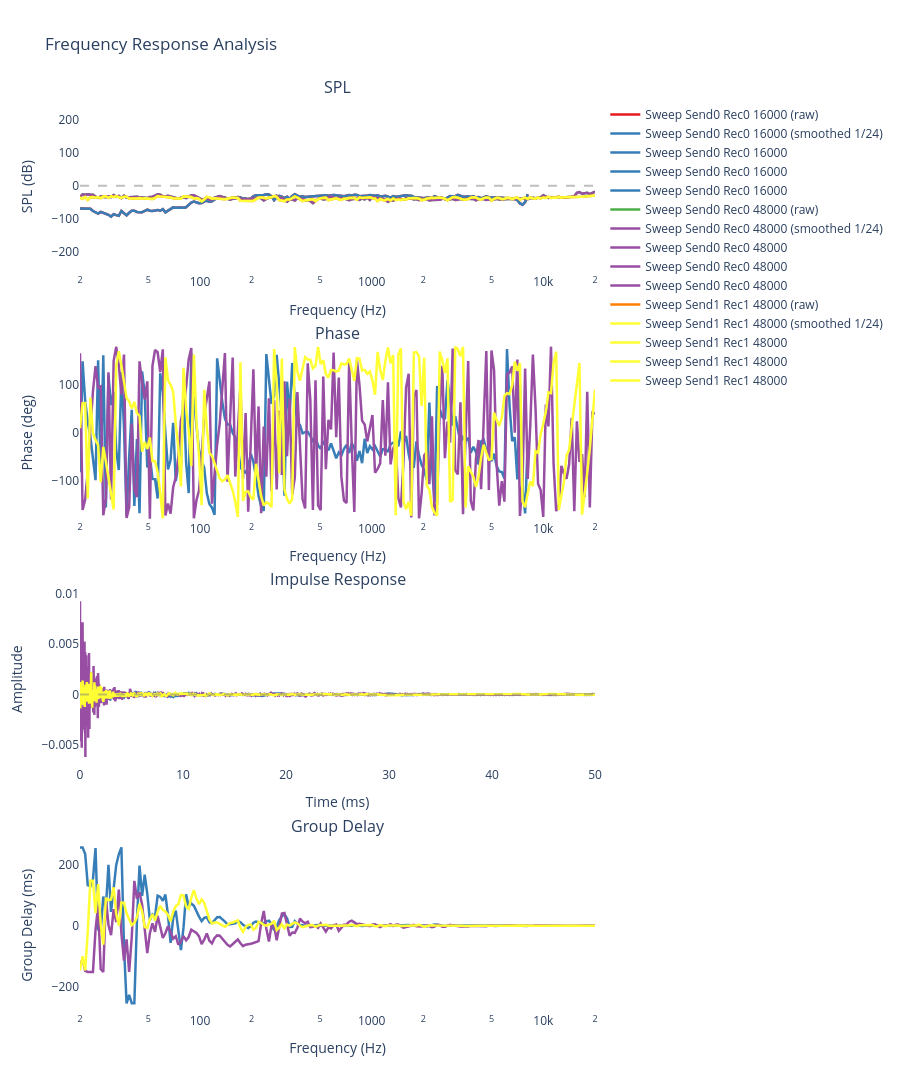

Notebook source saved alongside this figure:
### Code cell
icolor = 0
fig = {}
csv_files = "{}/src/autoeq/*.csv".format(os.getenv("HOME"))
for i, csv_file in enumerate(sorted(glob.glob(csv_files))):
    print('scanning {}'.format(csv_file))
    try:
        channel = csv_file[10:11]
        if channel not in fig:
            icolor = 0
            fig[channel] = make_subplots(
                rows=4, 
                cols=1, 
                subplot_titles=('SPL', 'Phase', 'Impulse Response', 'Group Delay'),
                specs=[
                    [{"secondary_y": False}], 
                    [{"secondary_y": False}],
                    [{"secondary_y": False}],
                    [{"secondary_y": False}]
                ],
                vertical_spacing=0.08
            )
        else:
            icolor += 1
        df = pd.read_csv(csv_file)
        if 'frequency_hz' not in df.columns or 'spl_db' not in df.columns:
            continue
        # Extract and clean data
        freq = df['frequency_hz'].values
        spl = df['spl_db'].values
        phase = df['phase_deg'].values
        valid = np.isfinite(freq) & np.isfinite(spl) & np.isfinite(phase)
        freq, spl, phase = freq[valid], spl[valid], phase[valid]
        
        # Apply smoothing
        octave = 24
        smoothed_freq, smoothed_spl = freq, spl # smooth_savgol_octave(freq, spl, 1.0/octave)
        
        # Compute impulse response
        time_ms, impulse = compute_impulse_response(freq, spl, phase)
        
        # Compute group delay
        gd_freq, group_delay = compute_group_delay(freq, phase)
        
        # Create nice name
        name = Path(csv_file).stem.replace('_', ' ').title()
        
        # Add SPL plot
        fig[channel].add_trace(go.Scatter(
            x=freq, 
            y=spl, 
            name='{} (raw)'.format(name), 
            line=dict(color=colors[icolor % len(colors)], width=2.5),
        ), row=1, col=1)
        icolor += 1
        fig[channel].add_trace(go.Scatter(
            x=smoothed_freq, 
            y=smoothed_spl, 
            name='{} (smoothed 1/{})'.format(name, octave), 
            line=dict(color=colors[icolor % len(colors)], width=2.5),
        ), row=1, col=1)
        
        # Add Phase plot
        fig[channel].add_trace(go.Scatter(
            x=freq, 
            y=phase, 
            name=name,
            line=dict(color=colors[icolor % len(colors)], width=2.5),
        ), row=2, col=1)
        
        # Add Impulse Response plot (show first 50ms)
        time_window = time_ms <= 50
        fig[channel].add_trace(go.Scatter(
            x=time_ms[time_window], 
            y=impulse[time_window], 
            name=name,
            line=dict(color=colors[icolor % len(colors)], width=2.5),
        ), row=3, col=1)
        
        # Add Group Delay plot
        # Filter out extreme values for better visualization
        gd_median = np.median(group_delay)
        gd_std = np.std(group_delay)
        gd_filtered = np.clip(group_delay, gd_median - 3*gd_std, gd_median + 3*gd_std)
        
        fig[channel].add_trace(go.Scatter(
            x=gd_freq, 
            y=gd_filtered, 
            name=name,
            line=dict(color=colors[icolor % len(colors)], width=2.5),
        ), row=4, col=1)

    except Exception as e:
        print(f"✗ {csv_file}: {e}")

for f in fig.values():   
    min_spl = 1000
    max_spl = -1000
    for t in f.data:
        if hasattr(t, 'y'):
            min_spl = min(min_spl, np.min(t.y))
            max_spl = max(max_spl, np.max(t.y))
    max_spl = 5*(int(max_spl) // 5)+5
    min_spl = 5*(int(min_spl) // 5)-5
    
    # Add reference lines
    f.add_hline(y=0, line_dash="dash", line_color="gray", opacity=0.5, row=1, col=1)
    f.add_hline(y=0, line_dash="dash", line_color="gray", opacity=0.5, row=3, col=1)
    
    # Update layout
    f.update_xaxes(title_text="Frequency (Hz)", type="log", range=[1+math.log10(2), 4+math.log10(2)], row=1, col=1)
    f.update_xaxes(title_text="Frequency (Hz)", type="log", range=[1+math.log10(2), 4+math.log10(2)], row=2, col=1)
    f.update_xaxes(title_text="Time (ms)", row=3, col=1)
    f.update_xaxes(title_text="Frequency (Hz)", type="log", range=[1+math.log10(2), 4+math.log10(2)], row=4, col=1)
    
    f.update_yaxes(title_text="SPL (dB)", range=[min_spl, max_spl], row=1, col=1)
    f.update_yaxes(title_text="Phase (deg)", range=[-180, 180], row=2, col=1)
    f.update_yaxes(title_text="Amplitude", row=3, col=1)
    f.update_yaxes(title_text="Group Delay (ms)", row=4, col=1)
    
    f.update_layout(
        title='Frequency Response Analysis',
        height=1400,
        showlegend=True,
        plot_bgcolor='white'
    )
    f.show()

### Figure 1 — Plotly figure (JSON) as saved in the notebook; plotly's stock layout.template omitted (floating-point values rounded to 4 significant figures; data arrays with more than 128 entries replaced by an {"elided": "..."} marker saying what was removed)
{"data": [{"line": {"color": "rgb(228,26,28)", "width": 2.5}, "name": "Sweep Send0 Rec0 16000 (raw)", "type": "scatter", "x": {"elided": "174 float values"}, "xaxis": "x", "y": {"elided": "174 float values"}, "yaxis": "y"}, {"line": {"color": "rgb(55,126,184)", "width": 2.5}, "name": "Sweep Send0 Rec0 16000 (smoothed 1/24)", "type": "scatter", "x": {"elided": "174 float values"}, "xaxis": "x", "y": {"elided": "174 float values"}, "yaxis": "y"}, {"line": {"color": "rgb(55,126,184)", "width": 2.5}, "name": "Sweep Send0 Rec0 16000", "type": "scatter", "x": {"elided": "174 float values"}, "xaxis": "x2", "y": {"elided": "174 float values"}, "yaxis": "y2"}, {"line": {"color": "rgb(55,126,184)", "width": 2.5}, "name": "Sweep Send0 Rec0 16000", "type": "scatter", "x": {"elided": "2401 float values"}, "xaxis": "x3", "y": {"elided": "2401 float values"}, "yaxis": "y3"}, {"line": {"color": "rgb(55,126,184)", "width": 2.5}, "name": "Sweep Send0 Rec0 16000", "type": "scatter", "x": {"elided": "174 float values"}, "xaxis": "x4", "y": {"elided": "174 float values"}, "yaxis": "y4"}, {"line": {"color": "rgb(77,175,74)", "width": 2.5}, "name": "Sweep Send0 Rec0 48000 (raw)", "type": "scatter", "x": {"elided": "200 float values"}, "xaxis": "x", "y": {"elided": "200 float values"}, "yaxis": "y"}, {"line": {"color": "rgb(152,78,163)", "width": 2.5}, "name": "Sweep Send0 Rec0 48000 (smoothed 1/24)", "type": "scatter", "x": {"elided": "200 float values"}, "xaxis": "x", "y": {"elided": "200 float values"}, "yaxis": "y"}, {"line": {"color": "rgb(152,78,163)", "width": 2.5}, "name": "Sweep Send0 Rec0 48000", "type": "scatter", "x": {"elided": "200 float values"}, "xaxis": "x2", "y": {"elided": "200 float values"}, "yaxis": "y2"}, {"line": {"color": "rgb(152,78,163)", "width": 2.5}, "name": "Sweep Send0 Rec0 48000", "type": "scatter", "x": {"elided": "2401 float values"}, "xaxis": "x3", "y": {"elided": "2401 float values"}, "yaxis": "y3"}, {"line": {"color": "rgb(152,78,163)", "width": 2.5}, "name": "Sweep Send0 Rec0 48000", "type": "scatter", "x": {"elided": "200 float values"}, "xaxis": "x4", "y": {"elided": "200 float values"}, "yaxis": "y4"}, {"line": {"color": "rgb(255,127,0)", "width": 2.5}, "name": "Sweep Send1 Rec1 48000 (raw)", "type": "scatter", "x": {"elided": "200 float values"}, "xaxis": "x", "y": {"elided": "200 float values"}, "yaxis": "y"}, {"line": {"color": "rgb(255,255,51)", "width": 2.5}, "name": "Sweep Send1 Rec1 48000 (smoothed 1/24)", "type": "scatter", "x": {"elided": "200 float values"}, "xaxis": "x", "y": {"elided": "200 float values"}, "yaxis": "y"}, {"line": {"color": "rgb(255,255,51)", "width": 2.5}, "name": "Sweep Send1 Rec1 48000", "type": "scatter", "x": {"elided": "200 float values"}, "xaxis": "x2", "y": {"elided": "200 float values"}, "yaxis": "y2"}, {"line": {"color": "rgb(255,255,51)", "width": 2.5}, "name": "Sweep Send1 Rec1 48000", "type": "scatter", "x": {"elided": "2401 float values"}, "xaxis": "x3", "y": {"elided": "2401 float values"}, "yaxis": "y3"}, {"line": {"color": "rgb(255,255,51)", "width": 2.5}, "name": "Sweep Send1 Rec1 48000", "type": "scatter", "x": {"elided": "200 float values"}, "xaxis": "x4", "y": {"elided": "200 float values"}, "yaxis": "y4"}], "layout": {"annotations": [{"font": {"size": 16}, "showarrow": false, "text": "SPL", "x": 0.5, "xanchor": "center", "xref": "paper", "y": 1, "yanchor": "bottom", "yref": "paper"}, {"font": {"size": 16}, "showarrow": false, "text": "Phase", "x": 0.5, "xanchor": "center", "xref": "paper", "y": 0.73, "yanchor": "bottom", "yref": "paper"}, {"font": {"size": 16}, "showarrow": false, "text": "Impulse Response", "x": 0.5, "xanchor": "center", "xref": "paper", "y": 0.46, "yanchor": "bottom", "yref": "paper"}, {"font": {"size": 16}, "showarrow": false, "text": "Group Delay", "x": 0.5, "xanchor": "center", "xref": "paper", "y": 0.19, "yanchor": "bottom", "yref": "paper"}], "height": 1400, "plot_bgcolor": "white", "shapes": [{"line": {"color": "gray", "dash": "dash"}, "opacity": 0.5, "type": "line", "x0": 0, "x1": 1, "xref": "x domain", "y0": 0, "y1": 0, "yref": "y"}, {"line": {"color": "gray", "dash": "dash"}, "opacity": 0.5, "type": "line", "x0": 0, "x1": 1, "xref": "x3 domain", "y0": 0, "y1": 0, "yref": "y3"}], "showlegend": true, "title": {"text": "Frequency Response Analysis"}, "xaxis": {"anchor": "y", "domain": [0, 1], "range": [1.301, 4.301], "title": {"text": "Frequency (Hz)"}, "type": "log"}, "xaxis2": {"anchor": "y2", "domain": [0, 1], "range": [1.301, 4.301], "title": {"text": "Frequency (Hz)"}, "type": "log"}, "xaxis3": {"anchor": "y3", "domain": [0, 1], "title": {"text": "Time (ms)"}}, "xaxis4": {"anchor": "y4", "domain": [0, 1], "range": [1.301, 4.301], "title": {"text": "Frequency (Hz)"}, "type": "log"}, "yaxis": {"anchor": "x", "domain": [0.81, 1], "range": [-265, 260], "title": {"text": "SPL (dB)"}}, "yaxis2": {"anchor": "x2", "domain": [0.54, 0.73], "range": [-180, 180], "title": {"text": "Phase (deg)"}}, "yaxis3": {"anchor": "x3", "domain": [0.27, 0.46], "title": {"text": "Amplitude"}}, "yaxis4": {"anchor": "x4", "domain": [0, 0.19], "title": {"text": "Group Delay (ms)"}}}}
